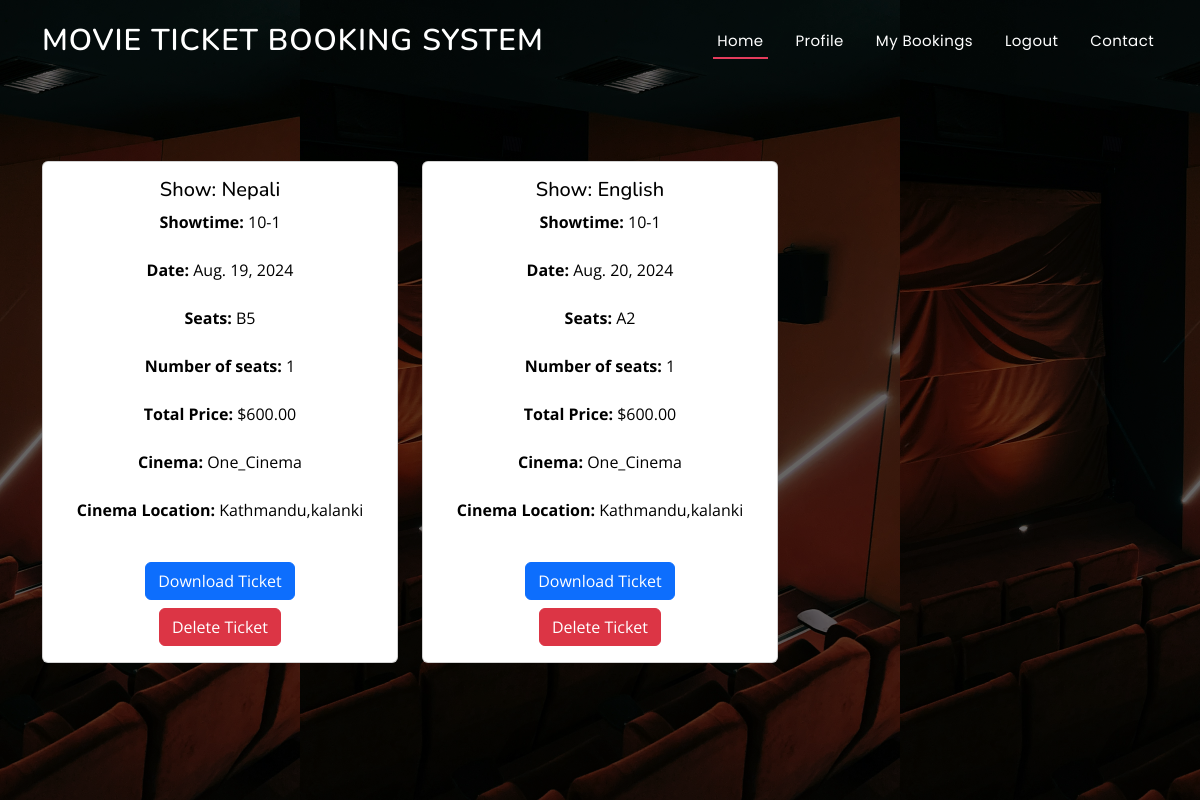
/my_ticket/ (signed in), run on the app's committed database.
### MT_main/models.py (models this page shows, shortened)
class Bookings(models.Model):
    user = models.ForeignKey(User, on_delete=models.CASCADE)
    show_name = models.CharField(max_length=200, null=True)
    showtime = models.ForeignKey(ShowTime, on_delete=models.CASCADE, null=True)
    user_seat = models.CharField(max_length=300, null=True)
    show_date = models.ForeignKey(ShowDate, on_delete=models.CASCADE, null=True)
    total_price = models.DecimalField(max_digits=10, decimal_places=2, default=0.00)
    cinema_name = models.CharField(max_length=200, null=True)
    cinema_location = models.CharField(max_length=200, null=True)
    total_seat = models.CharField(max_length=200, null=True)
    is_visible = models.BooleanField(default=True)

class ShowTime(models.Model):
    time = models.CharField(max_length=100, null=True)
    showtimes=models.ForeignKey('Cinemas',on_delete=models.CASCADE,null=True)

class ShowDate(models.Model):
    date = models.DateField(null=True, blank=True)
    showdates=models.ForeignKey('Cinemas',on_delete=models.CASCADE,null=True)

### MT_main/views.py (the view, shortened to what this page needs)
# urls.py: path('my_ticket/', views.my_tickets, name='my_ticket'),
@login_required(login_url='/auth/login/')
def my_tickets(request):
    bookings = Bookings.objects.filter(user=request.user, is_visible=True).select_related(
        'showtime',
        'show_date'
    ).prefetch_related(
        Prefetch('showtime__screening_set')
    )
    context = {
        'bookings': bookings,
    }
    return render(request, 'my_ticket.html', context)

### Templates/my_ticket.html (shortened to what this page needs)
{% extends "base.html" %}
{% block content %}
<div class="container mt-5 text-black">
    <div class="row">
        {% for booking in bookings %}
        <div class="col-md-4">
            <div class="card mb-4">
                <div class="card-body">
                    <h5 class="card-title">Show: {{ booking.show_name }}</h5>
                    <p class="card-text">
                        <strong>Showtime:</strong> {{ booking.showtime.time }}<br><br>
                        <strong>Date:</strong> {{ booking.show_date.date }}<br><br>
                        <strong>Seats:</strong> {{ booking.user_seat }}<br><br>
                        <strong>Number of seats:</strong> {{ booking.total_seat }}<br><br>
                        <strong>Total Price:</strong> ${{ booking.total_price }}<br><br>
                        <strong>Cinema:</strong> {{ booking.cinema_name }}<br><br>
                        <strong>Cinema Location:</strong> {{ booking.cinema_location }}<br><br>
                    </p>
                    <a href="{% url 'download_ticket' booking_id=booking.id %}" class="btn btn-primary">Download Ticket</a>
                    <form method="post" class="mt-2">
                        <button type="submit" name="delete_ticket" class="btn btn-danger">Delete Ticket</button>
                    </form>
                </div>
            </div>
        </div>
        {% empty %}
        <p>No tickets found.</p>
        {% endfor %}
    </div>
</div>
{% endblock %}

### static/css/index.css (style rules this page uses)
body { font-family: "Open Sans", sans-serif; color: #444444; }
a { color: #e43c5c; text-decoration: none; }
h1, h2, h3, h4, h5, h6 { font-family: "Nunito", sans-serif; }

### data on the page
Bookings: show_name "Nepali", showtime.time "10-1", show_date "Aug. 19, 2024", user_seat "B5", total_seat "1", total_price "600.00", cinema_name "One_Cinema", cinema_location "Kathmandu,kalanki"
Bookings: show_name "English", showtime.time "10-1", show_date "Aug. 20, 2024", user_seat "A2", total_seat "1", total_price "600.00", cinema_name "One_Cinema", cinema_location "Kathmandu,kalanki"
